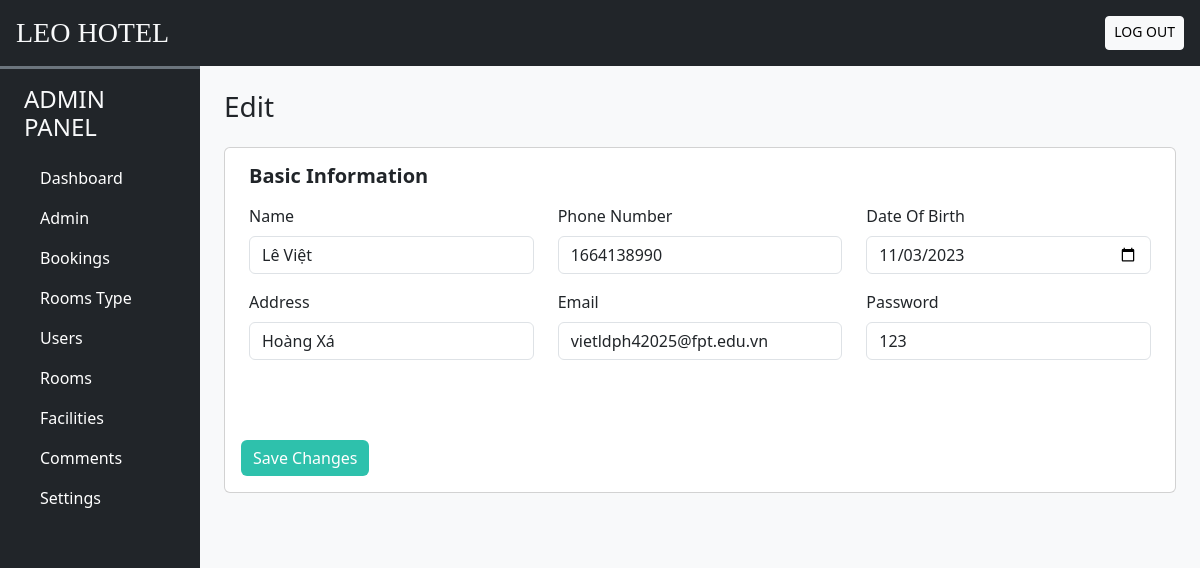
/admin/index.php?act=suausers&id=36 (signed in), run on an earlier commit of the app's database.
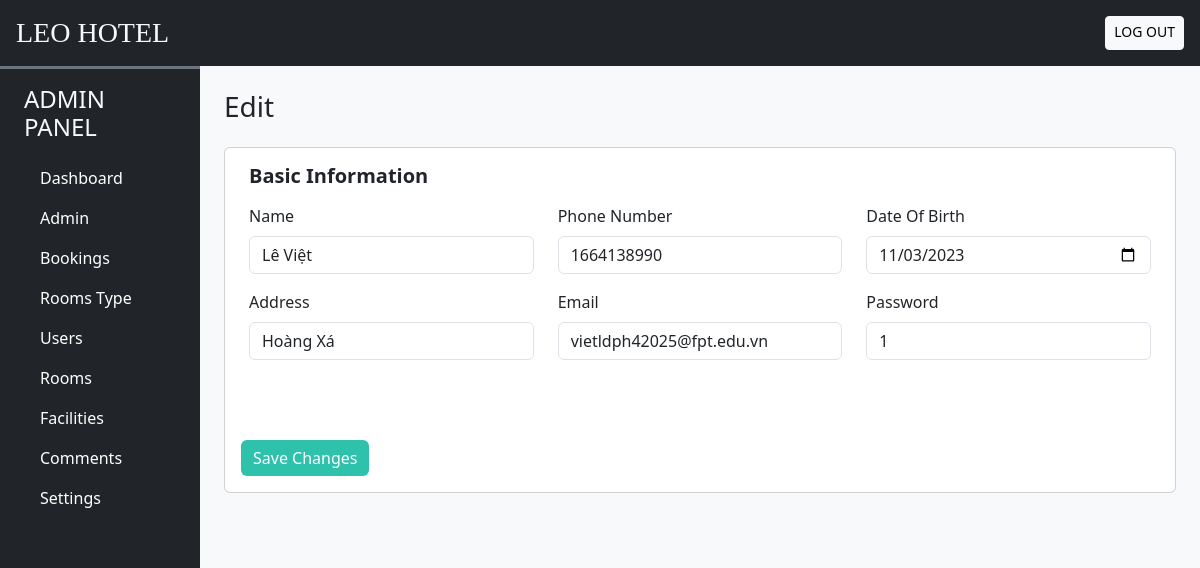
And on a later commit of the database.
### tables this page shows
CREATE TABLE `user_cred` (
  `id` int(10) NOT NULL,
  `name` varchar(200) NOT NULL,
  `email` varchar(100) NOT NULL,
  `address` varchar(250) NOT NULL,
  `phonenum` int(20) NOT NULL,
  `dob` date NOT NULL,
  `pincode` int(11) NOT NULL,
  `profile` varchar(255) NOT NULL,
  `password` varchar(100) NOT NULL,
  `is_verified` int(11) NOT NULL DEFAULT 0,
  `status` int(10) NOT NULL DEFAULT 1,
  `datentime` datetime NOT NULL DEFAULT current_timestamp(),
  `token` varchar(200) DEFAULT NULL,
  `t_expire` date DEFAULT NULL
);

### model/pdo.php (called while the page is built, shortened)
<?php
function pdo_get_connection(){
    $servername = "localhost";
    $username = "root";
    $password = "";
    try {
        $conn = new PDO("mysql:host=$servername;dbname=duan1", $username, $password);
        $conn->setAttribute(PDO::ATTR_ERRMODE, PDO::ERRMODE_EXCEPTION);
        return $conn;
    } catch(PDOException $e) {
        echo "Connection failed: " . $e->getMessage();
    }
}
function pdo_query_one($sql){
    $sql_args=array_slice(func_get_args(),1);
    try{
        $conn=pdo_get_connection();
        $stmt=$conn->prepare($sql);
        $stmt->execute($sql_args);
        $row=$stmt->fetch(PDO::FETCH_ASSOC);
        return $row;
    }
    catch(PDOException $e){
        throw $e;
    }
    finally{
        unset($conn);
    }
}
?>

### model/users.php (called while the page is built, shortened)
<?php
function loadone_user($id)
{
    $sql = "SELECT * FROM user_cred WHERE id=" . $id;
    $tk = pdo_query_one($sql);
    return $tk;
}

### admin/users/update.php (the view, shortened to what this page needs)
<?php
if (is_array($user)) {
    extract($user);
}
?>
<!DOCTYPE html>
<html lang="en">
<head>
    <?php require('inc/links.php'); ?>
</head>
<body class="bg-light">
    <div class="container-fluid" id="main-content">
        <div class="row">
            <div class="col-lg-10 ms-auto p-4 overflow-hidden">
                <h3 class="mb-4">Edit</h3>
                <div class="card">
                    <div>
                        <div class="col-12 mb-5 px-4 mt-3">
                            <form action="index.php?act=updateusers" method="POST" enctype="multipart/form-data">
                                <h5 class="mb-3 fw-bold">Basic Information</h5>
                                <div class="row mb-5">
                                    <div class="col-md-4 mb-3">
                                        <label class="form-label">Name</label>
                                        <input name="name" type="text" value="<?= $name ?>" class=" form-control shadow-none" required>
                                    </div>
                                    <div class="col-md-4 mb-3">
                                        <label class="form-label">Phone number</label>
                                        <input name="phonenum" type="text" value="<?= $phonenum ?>" class=" form-control shadow-none" required>
                                    </div>
                                    <div class="col-md-4 mb-3">
                                        <label class="form-label">Date of birth</label>
                                        <input name="dob" type="date" value="<?= $dob ?>" class=" form-control shadow-none" required>
                                    </div>
                                    <div class="col-md-4 mb-3">
                                        <label class="form-label">Address</label>
                                        <input name="address" type="text" value="<?= $address ?>" class=" form-control shadow-none" required>
                                    </div>
                                    <div class="col-md-4 mb-3">
                                        <label class="form-label">Email</label>
                                        <input name="email" type="text" value="<?= $email ?>" class=" form-control shadow-none" required>
                                    </div>
                                    <div class="col-md-4 mb-3">
                                        <label class="form-label">Password</label>
                                        <input name="password" type="text" value="<?= $password ?>" class="form-control shadow-none" required>
                                    </div>
                                </div>
                        </div>
                        <input type="submit" value="Save Changes" name="capnhat" class="btn custom-bg border-0 m-3 btn-dark shadow-none">
                    </div>
                </div>
            </div>
        </div>
    </div>
</body>
</html>

What changed in the data, as far as the page shows it:
changed user_cred "Lê Việt": password "123" → "1"
